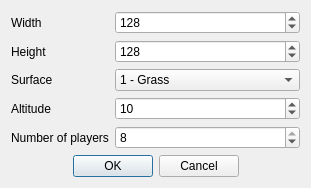
<?xml version="1.0" encoding="UTF-8"?>
<ui version="4.0">
 <author>Sebastian Riedel</author>
 <class>NewMap</class>
 <widget class="QDialog" name="NewMap">
  <property name="geometry">
   <rect>
    <x>0</x>
    <y>0</y>
    <width>311</width>
    <height>180</height>
   </rect>
  </property>
  <property name="sizePolicy">
   <sizepolicy hsizetype="Preferred" vsizetype="Minimum">
    <horstretch>0</horstretch>
    <verstretch>0</verstretch>
   </sizepolicy>
  </property>
  <property name="windowTitle">
   <string>New Map</string>
  </property>
  <property name="windowIcon">
   <iconset resource="icons.qrc">
    <normaloff>:/mk/shared/editor.ico</normaloff>:/mk/shared/editor.ico</iconset>
  </property>
  <property name="locale">
   <locale language="English" country="UnitedStates"/>
  </property>
  <layout class="QVBoxLayout" name="verticalLayout">
   <item>
    <layout class="QFormLayout" name="formLayout">
     <property name="sizeConstraint">
      <enum>QLayout::SetMinimumSize</enum>
     </property>
     <item row="0" column="0">
      <widget class="QLabel" name="labelWidth">
       <property name="text">
        <string>Width</string>
       </property>
      </widget>
     </item>
     <item row="1" column="0">
      <widget class="QLabel" name="labelHeight">
       <property name="text">
        <string>Height</string>
       </property>
      </widget>
     </item>
     <item row="2" column="0">
      <widget class="QLabel" name="labelSurface">
       <property name="text">
        <string>Surface</string>
       </property>
      </widget>
     </item>
     <item row="3" column="0">
      <widget class="QLabel" name="labelAltitude">
       <property name="text">
        <string>Altitude</string>
       </property>
      </widget>
     </item>
     <item row="4" column="0">
      <widget class="QLabel" name="labelPlayers">
       <property name="text">
        <string>Number of players</string>
       </property>
      </widget>
     </item>
     <item row="4" column="1">
      <widget class="QSpinBox" name="inputPlayers">
       <property name="minimum">
        <number>1</number>
       </property>
       <property name="maximum">
        <number>8</number>
       </property>
       <property name="value">
        <number>8</number>
       </property>
      </widget>
     </item>
     <item row="2" column="1">
      <widget class="QComboBox" name="inputSurface">
       <property name="toolTip">
        <string>Default surface material</string>
       </property>
       <item>
        <property name="text">
         <string>1 - Grass</string>
        </property>
        <property name="icon">
         <iconset resource="icons.qrc">
          <normaloff>:/icons/brush_surface_grass1.png</normaloff>:/icons/brush_surface_grass1.png</iconset>
        </property>
       </item>
       <item>
        <property name="text">
         <string>2 - Secondary grass</string>
        </property>
        <property name="icon">
         <iconset resource="icons.qrc">
          <normaloff>:/icons/brush_surface_grass2.png</normaloff>:/icons/brush_surface_grass2.png</iconset>
        </property>
       </item>
       <item>
        <property name="text">
         <string>3 - Road</string>
        </property>
        <property name="icon">
         <iconset resource="icons.qrc">
          <normaloff>:/icons/brush_surface_road.png</normaloff>:/icons/brush_surface_road.png</iconset>
        </property>
       </item>
       <item>
        <property name="text">
         <string>4 - Stone</string>
        </property>
        <property name="icon">
         <iconset resource="icons.qrc">
          <normaloff>:/icons/brush_surface_stone.png</normaloff>:/icons/brush_surface_stone.png</iconset>
        </property>
       </item>
       <item>
        <property name="text">
         <string>5 - Ground</string>
        </property>
        <property name="icon">
         <iconset resource="icons.qrc">
          <normaloff>:/icons/brush_surface_custom.png</normaloff>:/icons/brush_surface_custom.png</iconset>
        </property>
       </item>
      </widget>
     </item>
     <item row="0" column="1">
      <widget class="QSpinBox" name="inputWidth">
       <property name="toolTip">
        <string>must be 16, 32, 64, 128, 256, 512 …</string>
       </property>
       <property name="maximum">
        <number>4096</number>
       </property>
       <property name="value">
        <number>128</number>
       </property>
      </widget>
     </item>
     <item row="1" column="1">
      <widget class="QSpinBox" name="inputHeight">
       <property name="toolTip">
        <string>must be 16, 32, 64, 128, 256, 512 …</string>
       </property>
       <property name="maximum">
        <number>4096</number>
       </property>
       <property name="value">
        <number>128</number>
       </property>
      </widget>
     </item>
     <item row="3" column="1">
      <widget class="QSpinBox" name="inputAltitude">
       <property name="toolTip">
        <string>Default surface height</string>
       </property>
       <property name="maximum">
        <number>40</number>
       </property>
       <property name="value">
        <number>10</number>
       </property>
      </widget>
     </item>
    </layout>
   </item>
   <item>
    <widget class="QDialogButtonBox" name="buttonBox">
     <property name="orientation">
      <enum>Qt::Horizontal</enum>
     </property>
     <property name="standardButtons">
      <set>QDialogButtonBox::Cancel|QDialogButtonBox::Ok</set>
     </property>
     <property name="centerButtons">
      <bool>true</bool>
     </property>
    </widget>
   </item>
  </layout>
 </widget>
 <tabstops>
  <tabstop>inputSurface</tabstop>
  <tabstop>inputPlayers</tabstop>
  <tabstop>buttonBox</tabstop>
 </tabstops>
 <resources>
  <include location="icons.qrc"/>
 </resources>
 <connections>
  <connection>
   <sender>buttonBox</sender>
   <signal>accepted()</signal>
   <receiver>NewMap</receiver>
   <slot>accept()</slot>
   <hints>
    <hint type="sourcelabel">
     <x>226</x>
     <y>162</y>
    </hint>
    <hint type="destinationlabel">
     <x>157</x>
     <y>176</y>
    </hint>
   </hints>
  </connection>
  <connection>
   <sender>buttonBox</sender>
   <signal>rejected()</signal>
   <receiver>NewMap</receiver>
   <slot>reject()</slot>
   <hints>
    <hint type="sourcelabel">
     <x>294</x>
     <y>168</y>
    </hint>
    <hint type="destinationlabel">
     <x>286</x>
     <y>176</y>
    </hint>
   </hints>
  </connection>
 </connections>
</ui>
